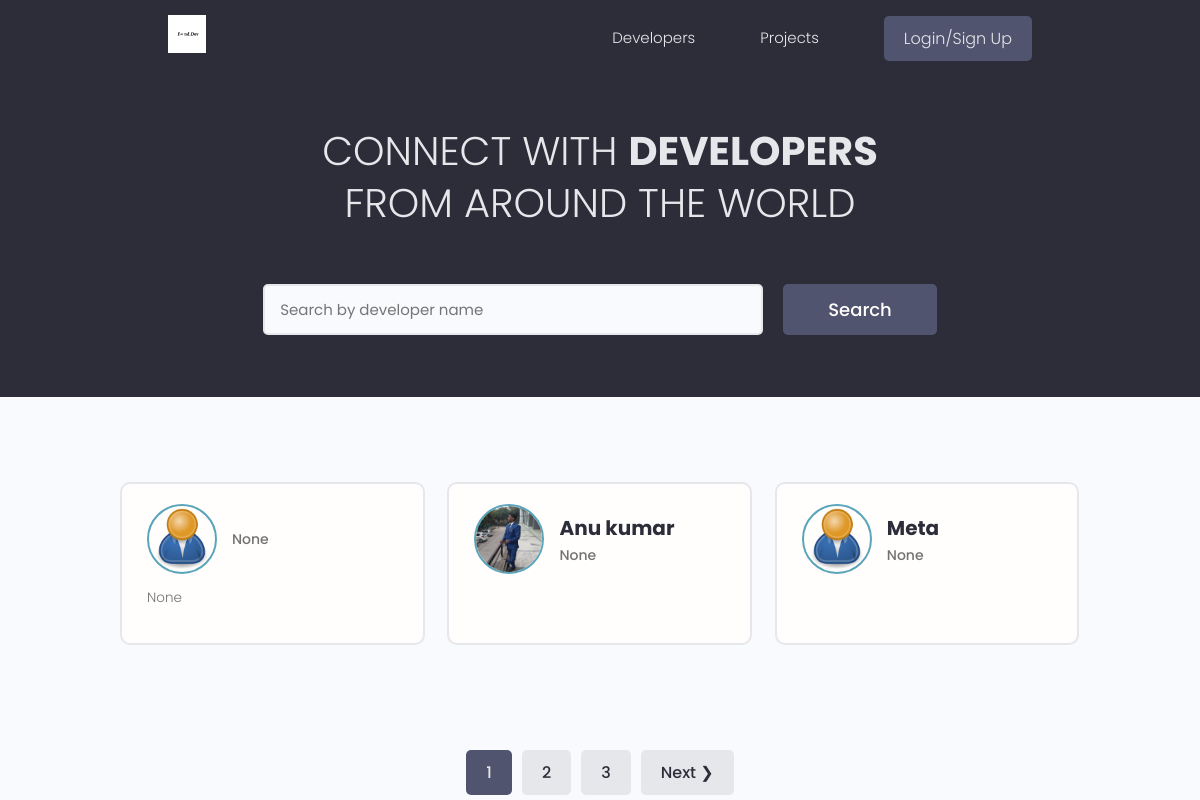
The page / on the database its author committed.
### users/models.py (models this page shows, shortened)
class Profiles(models.Model):
    user = models.OneToOneField(User , on_delete = models.CASCADE ,null= True , blank=True)
    name = models.CharField(max_length=200 , blank=True ,null=True)
    email = models.EmailField(max_length=500 ,blank=True, null=True)
    username = models.CharField(max_length=200 , blank=True ,null=True)
    location = models.CharField(max_length=200 , blank=True ,null=True)
    short_intro = models.CharField(max_length=200 , blank=True ,null=True)
    bio = models.TextField(blank=True, null=True)
    profile_image = models.ImageField(null=True, blank =True ,upload_to ='profiles/',default='profiles/user-default.png')
    social_github = models.CharField(max_length=200,blank=True,null=True)
    social_twitter = models.CharField(max_length=200,blank=True,null=True)
    social_linkdin = models.CharField(max_length=200,blank=True,null=True)
    social_youtube = models.CharField(max_length=200,blank=True,null=True)
    social_website = models.CharField(max_length=200,blank=True,null=True)
    created = models.DateTimeField(auto_now_add=True)
    id = models.UUIDField(default=uuid.uuid4,unique=True,primary_key=True,editable=False)

### users/views.py (the view)
# urls.py: path('',views.profiles ,name="profiles"),
def profiles(request):
    profiles , search_query = searchProfiles(request)
    custom_range , profiles  = paginateProfiles(request ,profiles ,3)
    context = {'profiles':profiles, 'search_query': search_query,'custom_range':custom_range}
    return render(request,'users/profiles.html',context)

### users/utils.py (called while the page is built)
def paginateProfiles(request , profiles ,results):
    page = request.GET.get('page')
    paginator = Paginator(profiles,results)
    try:
        profiles =paginator.page(page)
    except PageNotAnInteger:
        page=1
        profiles = paginator.page(page)
    except EmptyPage:
        page  = paginator.num_pages
        profiles=paginator.page(page)
    leftIndex = (int(page) - 4)
    if leftIndex <1:
        leftIndex=1
    rightIndex = (int(page) +5)
    if rightIndex > paginator.num_pages:
        rightIndex = paginator.num_pages + 1
    custom_range = range(leftIndex,rightIndex )
    return custom_range , profiles

def searchProfiles(request):
    search_query = ''
    if request.GET.get('search_query'):
        search_query = request.GET.get('search_query')
    skills = Skill.objects.filter(name__icontains = search_query)
    profiles = Profiles.objects.distinct().filter(
        Q(name__icontains=search_query) |
        Q(short_intro__icontains = search_query)|
        Q(skill__in = skills)
        )
    return profiles , search_query

### users/templates/users/profiles.html (shortened to what this page needs)
{% extends 'main.html' %}
{% block content %}
  <main class="home">
    <section class="hero-section text-center">
      <div class="container container--narrow">
        <div class="hero-section__box">
          <h2>CONNECT WITH <span>DEVELOPERS</span></h2>
          <h2>FROM AROUND THE WORLD</h2>
        </div>
        <div class="hero-section__search">
          <form id='searchForm' class="form" action="#" method="get">
            <div class="form__field">
              <input class="input input--text" id="formInput#search" type="text" name="search_query"
              value="{{search_query}}" placeholder="Search by developer name" />
            </div>
            <input class="btn btn--sub btn--lg" type="submit" value="Search" />
          </form>
        </div>
      </div>
    </section>
    <section class="devlist">
      <div class="container">
        <div class="grid grid--three">
          {% for profile in profiles %}
          <div class="column card">
            <div class="dev">
              <a href="{% url 'user-profile' profile.id %}" class="card__body">
                <div class="dev__profile">
                  <img class="avatar avatar--md" src="{{ profile.profile_image.url }}" alt="image" />
                  <div class="dev__meta">
                    <h3>{{profile.name}}</h3>
                    <h5>{{profile.short_intro|slice:"60"}}</h5>
                  </div>
                </div>
                <p class="dev__info">
                    {{profile.bio|slice:'150'}}
                </p>
              </a>
            </div>
          </div>
        {% endfor %}
        </div>
      </div>
    </section>
    {% include 'pagination.html' with queryset=profiles custom_range=custom_range %}
  </main>
{% endblock content %}

### static/styles/app.css (style rules this page uses)
:root { --color-sub: #2d2d39; }
.btn--sub { background-color: var(--color-sub-light); }
.card { border: 2px solid var(--color-light); }
img { width: 100%; }
.hero-section { height: 40vh; display: flex; align-items: center; background-color: var(--color-sub); }
.hero-section__box { margin-bottom: 4rem; }
.hero-section__box > h2, .hero-section__box > h2 > span { font-size: 4rem; color: var(--color-light); line-height: 1.3; text-transform: uppercase; }
.hero-section__box > h2 { font-weight: 300; }
.hero-section__box > h2 > span { font-weight: 700; }
.hero-section__search > .form { display: flex; align-items: center; justify-content: center; gap: 2rem; }
.hero-section__search > .form input.input--text { width: 50rem; }
.devlist { margin-top: 8rem; }
.devlist .grid { align-items: stretch; }
.devlist .dev .dev__profile { display: flex; align-items: center; gap: 1.5rem; }
.devlist .dev .dev__meta h3 { color: var(--color-sub); font-size: 2rem; font-weight: 700; }
.devlist .dev .dev__meta h5 { color: var(--color-text); font-size: 1.4rem; font-weight: 500; }
.devlist .dev .dev__info { margin: 1.5rem 0; font-size: 1.35rem; line-height: 1.4; text-align: justify; }

### static/uikit/styles/modules/_variables.css (style rules this page uses)
:root { --color-main: #5aa5b9; --color-main-light: #e6faff; --color-sub: #3f4156; --color-sub-light: #51546e; --color-sub-lighter: #ededfd; --color-text: #737373; --color-gray: #8b8b8b; --color-light: #e5e7eb; --color-light-gray: #767676; --color-bg: #f8fafd; --color-white: #fffefd; --color-white-light: #f3f3f3; --color-success: #359e64; --color-success-bg: #def8e8; --color-error: #fc4b0b; --color-error-bg: #fff2ee; --font-base: 'Poppins', arial, helvetica, 'Segoe UI', roboto, ubuntu, sans-serif; --font-monospace: 'Fira Code', 'Courier New', courier, monospace; --font-regular: 300; --font-medium: 500; --font-bold: 700; --generic-shadow: 1px 1px 5px #00000010; --generic-transition: all 0.3s ease-in-out; }

### static/uikit/styles/modules/_base.css (style rules this page uses)
* { margin: 0; padding: 0; box-sizing: border-box; text-rendering: optimizeLegibility; color: inherit; font-size: inherit; }
html { font-size: 50%; }
@media only screen and (min-width: 480px) { html { font-size: 56.25%; } }
@media only screen and (min-width: 1200px) { html { font-size: 62.5%; } }
body { line-height: 1.6; font-weight: 400; font-size: 1.5rem; color: var(--color-text); background-color: var(--color-bg); min-height: 100vh; }

### static/uikit/styles/modules/_typography.css (style rules this page uses)
* { font-family: var(--font-base); }
h2 { font-size: 3.6rem; font-weight: var(--font-bold); }
h3 { font-size: 3.2rem; font-weight: var(--font-medium); }
h5 { font-size: 2.4rem; font-weight: var(--font-medium); }
h5, h6 { font-weight: var(--font-regular); }
p, span, strong { font-size: 1.6rem; color: var(--color-text); font-weight: var(--font-regular); }
a { padding-bottom: 2px; text-decoration: none; display: inline-block; color: var(--color-main); font-weight: var(--font-medium); }

### static/uikit/styles/modules/_utilities.css (style rules this page uses)
.container { width: 92%; max-width: 165rem; margin: 0 auto; box-sizing: border-box; }
.container--narrow { width: 92%; max-width: 120rem; }
@media screen and (min-width: 1000px) { .container { width: 90%; } }
@media screen and (min-width: 1000px) { .container--narrow { width: 85%; } }
@media screen and (min-width: 1200px) { .container { width: 80%; } }
@media screen and (min-width: 1200px) { .container--narrow { width: 72%; } }
.text-center { text-align: center; }

### static/uikit/styles/modules/_avatar.css (style rules this page uses)
.avatar { border-radius: 50%; border: 2px solid var(--color-main); object-fit: cover; }
.avatar--md { height: 7rem; width: 7rem; }

### static/uikit/styles/modules/_button.css (style rules this page uses)
.btn { display: inline-block; position: relative; cursor: pointer; background-color: var(--color-light); font-weight: var(--font-medium); color: var(--color-sub); text-decoration: none; padding: 1rem 2rem; border-radius: 0.5rem; border: none; width: -webkit-fit-content; width: -moz-fit-content; width: fit-content; height: -webkit-fit-content; height: -moz-fit-content; height: fit-content; font-size: 1.6rem; outline-width: 0; outline-color: transparent; -webkit-backface-visibility: hidden; backface-visibility: hidden; transition: all 0.3s ease-in-out; }
.btn--sub { background-color: var(--color-sub); color: var(--color-white); }
.btn--lg { font-size: 1.8rem; padding: 1.2rem 4.5rem; }

### static/uikit/styles/modules/_card.css (style rules this page uses)
.card { border-radius: 1rem; background-color: var(--color-white); border: 1.5px solid var(--color-light); width: auto; height: auto; margin-top: 0.5rem; margin-bottom: 0.5rem; overflow: hidden; }
.card__body, .card__header { padding: 2rem 2.5rem; }

### rows shown on the page
Profiles: profile_image (placeholder picture), short_intro "None", bio "None"
Profiles: profile_image (picture), name "Anu kumar", short_intro "None"
Profiles: profile_image (placeholder picture), name "Meta", short_intro "None"

### other values the page prints
{{ page }} "1"
{{ page }} "2" "3"
